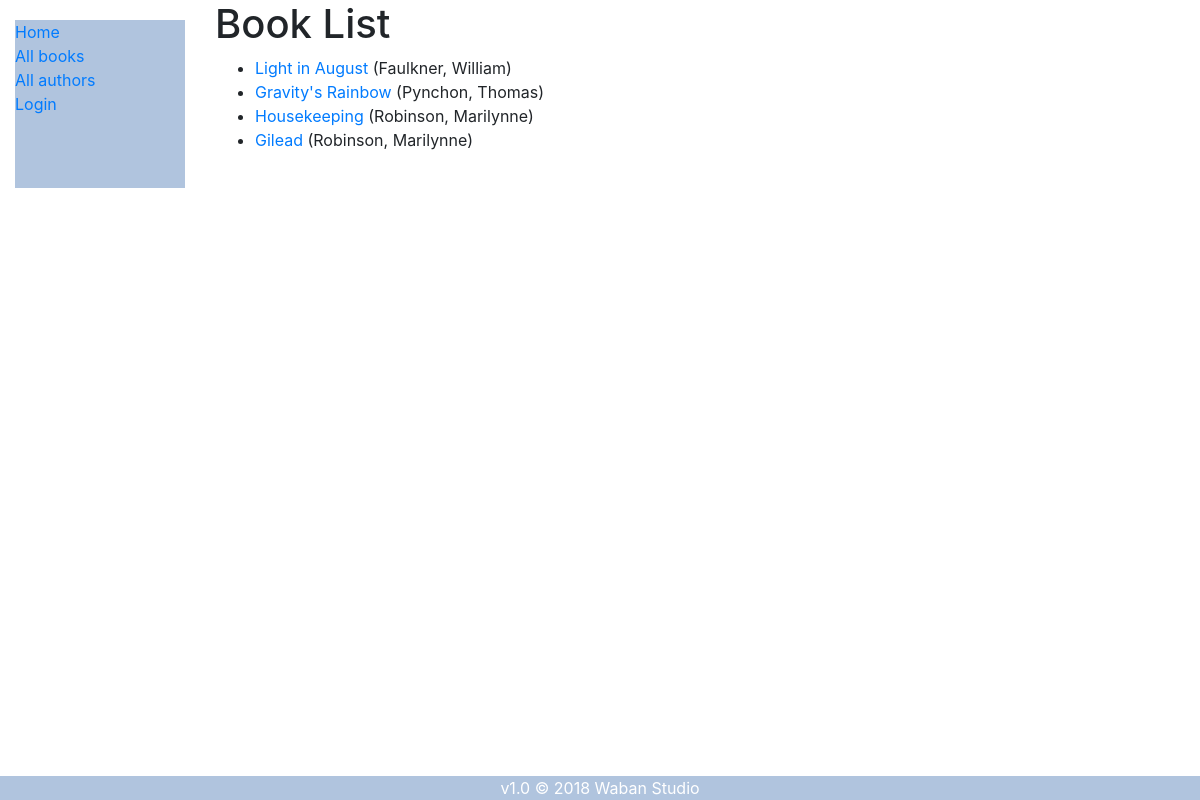
/catalog/books/, run on an earlier commit of the app's database.
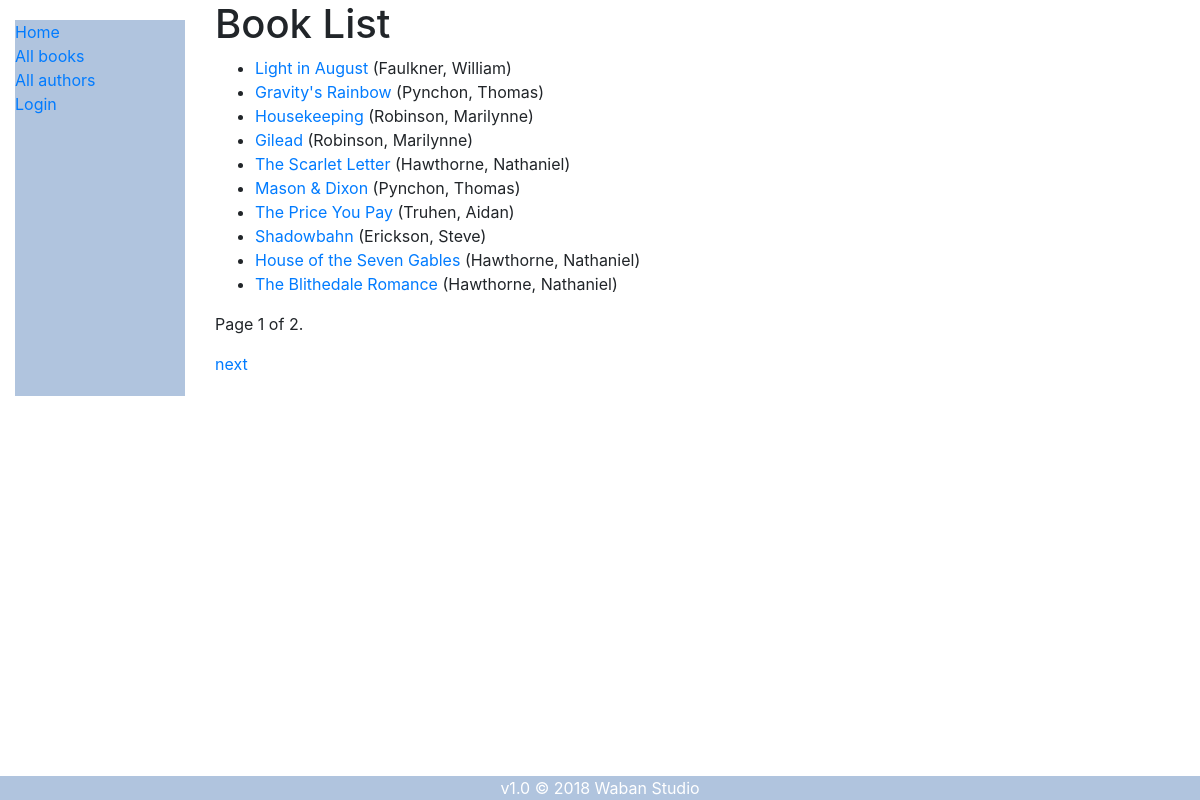
And on a later commit of the database.
### catalog/models.py (models this page shows, shortened)
class Book(models.Model):
    title = models.CharField('title', max_length=200)
    author = models.ForeignKey('author', on_delete=models.SET_NULL, null=True)
    summary = models.TextField(max_length=1000, help_text='Enter a brief description of the book')
    isbn = models.CharField('isbn', max_length=13, help_text='13 Character <a href="https://www.isbn-international.org/content/what-isbn">ISBN number</a>')
    genre = models.ManyToManyField(Genre, help_text='Select a genre for this book')
    class Meta:
        permissions = (("can_delete_book", "Delete book"),)
    def get_absolute_url(self):
        return reverse('book-detail', args=[str(self.id)])
    def display_genre(self):
        """Create a string for the Genre. This is required to display genre in Admin."""
        return ', '.join(genre.name for genre in self.genre.all()[:3])
    display_genre.short_description = 'Genre'

class Author(models.Model):
    first_name = models.CharField(max_length=100)
    last_name = models.CharField(max_length=100)
    date_of_birth = models.DateField('born', null=True, blank=True)
    date_of_death = models.DateField('died', null=True, blank=True)
    class Meta:
        ordering = ['last_name', 'first_name']
        permissions = (("can_delete_author", "Can delete Author records"),
                        ("can_create_author", "Can create Author records")
        )
    def __str__(self):
        return f'{self.last_name}, {self.first_name}'

### catalog/views.py (the view)
# urls.py: path('books/', views.BookListView.as_view(), name='books'),
class BookListView(generic.ListView):
    model = Book
    paginate_by = 10
    '''
    # this option would use a different template
    context_object_name = 'my_book_list'   # your own name for the list as a template variable
    queryset = Book.objects.filter(title__icontains='war')[:5] # Get 5 books containing the title war
    template_name = 'books/my_arbitrary_template_name_list.html'  # Specify your own template name/location
    '''

### catalog/templates/catalog/book_list.html
{% extends "base_generic.html" %}
{% block content %}
  <h1>Book List</h1>
  {% if book_list %}
  <ul>
    {% for book in book_list %}
      <li>
        <a href="{{ book.get_absolute_url }}">{{ book.title }}</a> ({{book.author}})
      </li>
    {% endfor %}
  </ul>
  {% else %}
    <p>There are no books in the library.</p>
  {% endif %}
{% endblock %}

### catalog/templates/base_generic.html (shortened to what this page needs)
<!DOCTYPE html>
<html lang="en">
<head>
  <link rel="stylesheet" href="https://stackpath.bootstrapcdn.com/bootstrap/4.1.3/css/bootstrap.min.css">
  {% load static %}
  <link rel="stylesheet" href="{% static 'css/styles.css' %}">
</head>
<body>
  <div class="container-fluid">
    <div class="row">
      <div class="col-sm-2">
      {% block sidebar %}
        <ul class="sidebar-nav">
          <li><a href="{% url 'index' %}">Home</a></li>
          <li><a href="{% url 'books' %}">All books</a></li>
          <li><a href="{% url 'authors' %}">All authors</a></li>
          {% if user.is_authenticated %}
            <li>User: {{ user.get_username }}</li>
            {% if user.is_staff %}
              <li><a href="{% url 'all-borrowed' %}">Borrowed Books</a></li>
              <li><a href="{% url 'author_create' %}">Add Author</a></li>
              <li><a href="{% url 'book_create' %}">Add Book</a></li>
            {% else %}
              <li><a href="{% url 'my-borrowed' %}">My Borrowed</a></li>
            {% endif %}
            <li><a href="{% url 'logout'%}?next={{request.path}}">Logout</a></li>
          {% else %}
            <li><a href="{% url 'login'%}?next={{request.path}}">Login</a></li>
          {% endif %}
        </ul>
     {% endblock %}
      </div>
      <div class="col-sm-10 ">{% block content %}{% endblock %}
        {% block pagination %}
  {% if is_paginated %}
    <div class="pagination">
      <span class="page-links">
        <span class="page-current">
          <p>Page {{ page_obj.number }} of {{ page_obj.paginator.num_pages }}.</p>
        </span>
        {% if page_obj.has_next %}
          <a href="{{ request.path }}?page={{ page_obj.next_page_number }}">next</a>
        {% endif %}
      </span>
    </div>
  {% endif %}
{% endblock %}
      </div>
    </div>
  </div>
</body>
<footer>v1.0 &copy; 2018 Waban Studio</footer>
</html>

### catalog/static/css/styles.css (style rules this page uses)
.sidebar-nav { margin-top: 20px; padding: 0; list-style: none; height: 100%; background-color: lightsteelblue; }
Footer { position: fixed; left: 0; bottom: 0; width: 100%; background-color: lightsteelblue; color: white; text-align: center; }

What changed in the data, as far as the page shows it:
added Book: title "The Scarlet Letter", author "Hawthorne, Nathaniel"
added Book: title "Mason & Dixon", author "Pynchon, Thomas"
added Book: title "The Price You Pay", author "Truhen, Aidan"
added Book: title "Shadowbahn", author "Erickson, Steve"
added Book: title "House of the Seven Gables", author "Hawthorne, Nathaniel"
added Book: title "The Blithedale Romance", author "Hawthorne, Nathaniel"
Also different on the page:
{{ page_obj.number }}: (not shown) → "1"
{{ page_obj.paginator.num_pages }}: (not shown) → "2"
text now shown: "Page of . next"
